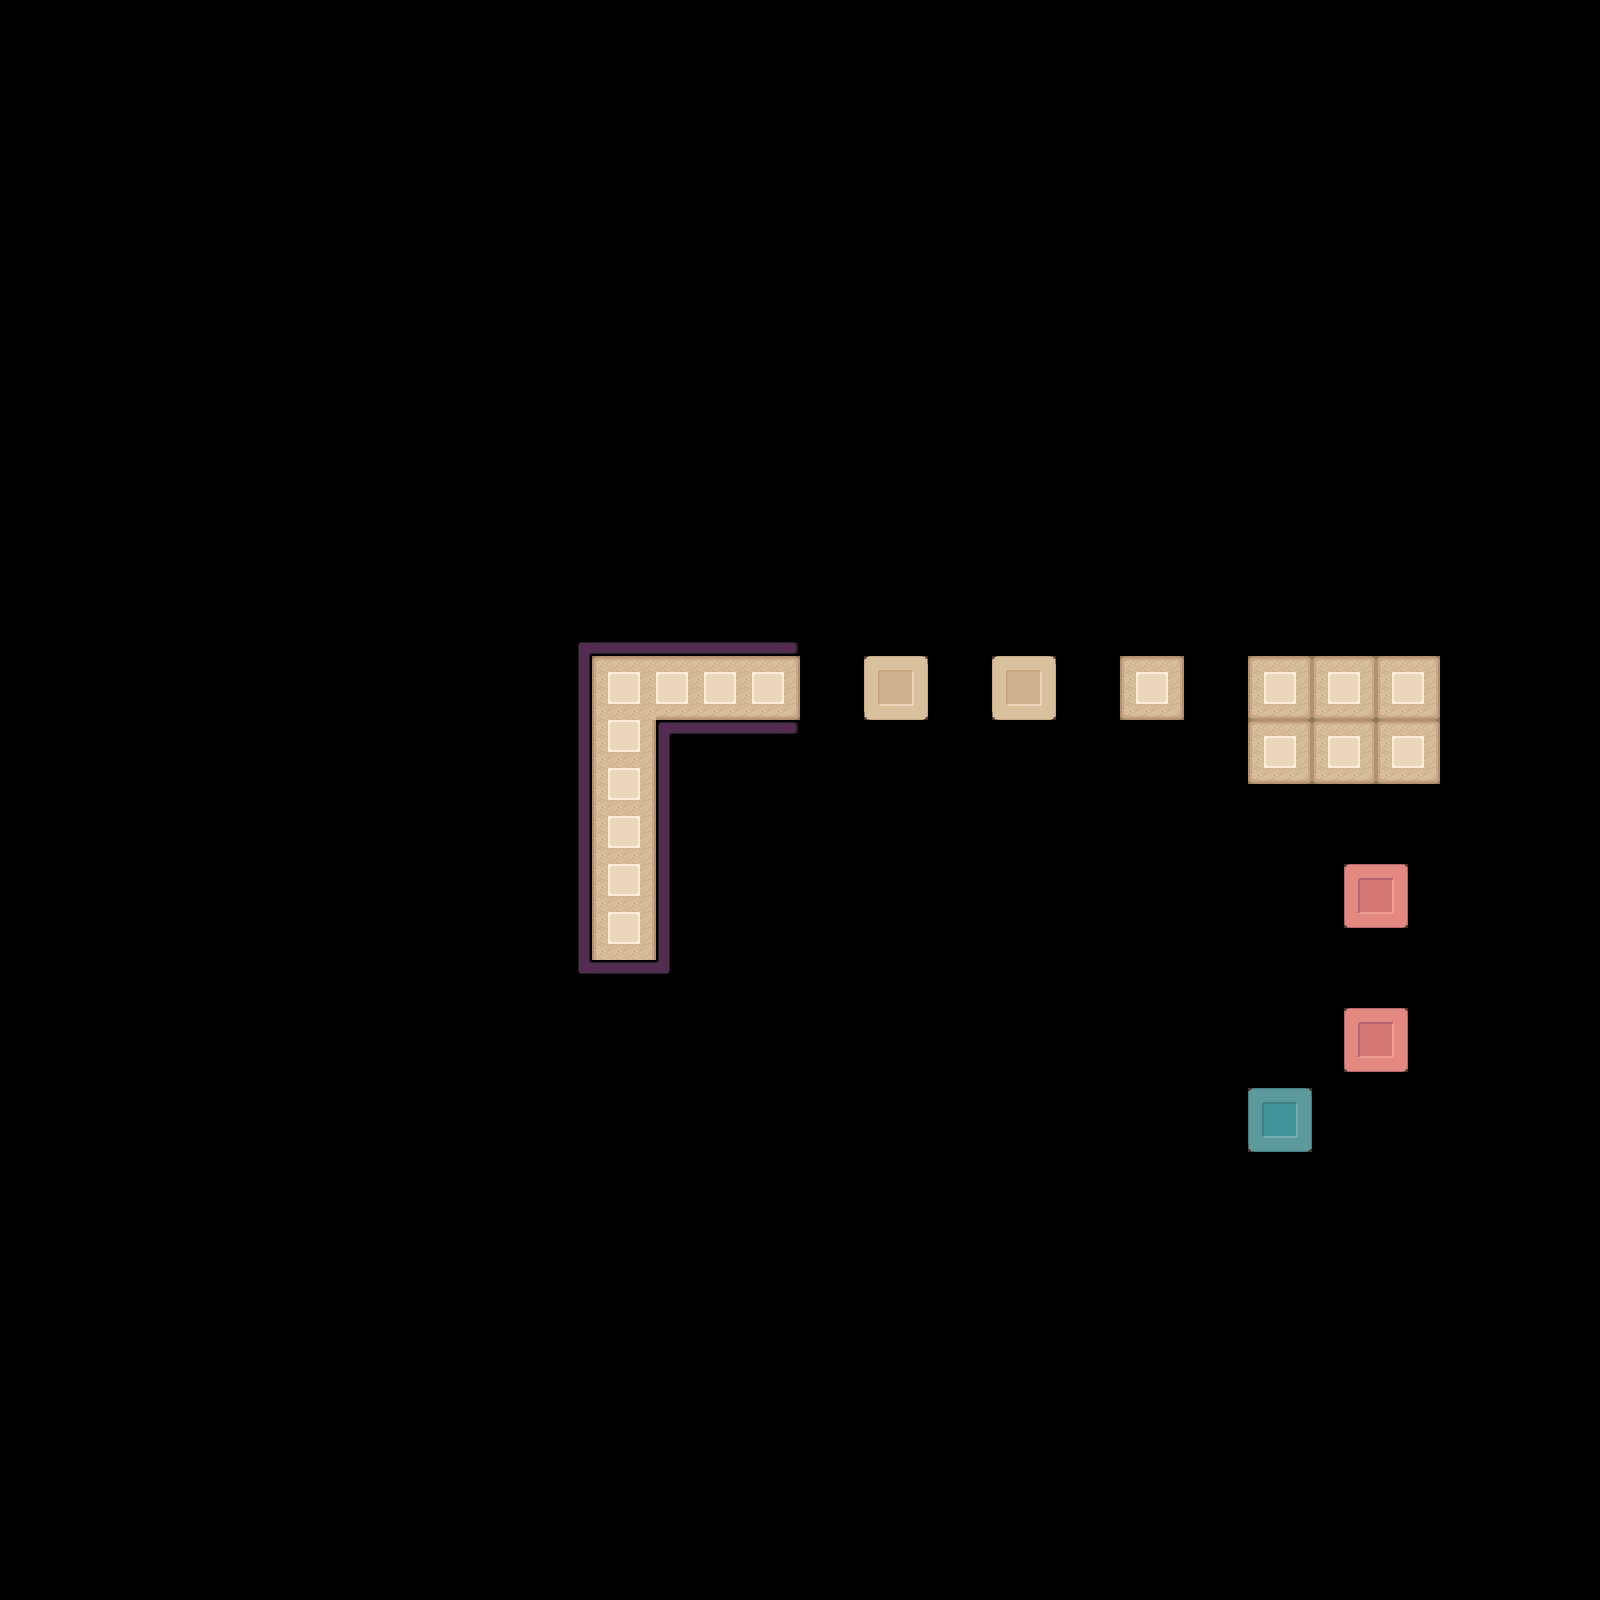

A level layout from a 2D game, rendered from its tile map. Below: a short description, then the map file with tile-grid data replaced by summaries:
An orthogonal 100x100 tile map with 16x16 px tiles, 1 tile layer (map) and 42 objects.

<map version="1.0" orientation="orthogonal" renderorder="right-down" width="100" height="100" tilewidth="16" tileheight="16" nextobjectid="95">
 <tileset firstgid="1" name="tilemap" tilewidth="16" tileheight="16" tilecount="324">
  <image source="tilemap.png" trans="aaff7f" width="288" height="288" />
 </tileset>
 <layer name="map" width="100" height="100">
  <data>[10000 cells, 366 non-empty, 71 distinct tile ids]</data>
 </layer>
 <objectgroup color="#ff3318" name="deadArea">
  <object id="1" x="811.758" y="604" width="39.1512" height="139.878" />
  <object id="2" x="1201.33" y="617.667" width="26.67" height="428.333" />
  <object id="4" x="799" y="733.333" width="429" height="45.3333" />
  <object id="5" x="1071.91" y="629.667" width="33.09" height="113.333" />
  <object id="7" x="941.636" y="616" width="35.364" height="126" />
  <object id="8" x="798.667" y="591.333" width="677.333" height="47.3333" />
  <object id="9" x="1164.67" y="849.667" width="161.997" height="219.333" />
  <object id="10" x="1222.67" y="803.667" width="286.33" height="45.3333" />
  <object id="14" x="1457.67" y="591" width="52.3333" height="234" />
  <object id="19" x="1423.33" y="840.33" width="84.67" height="411.67" />
  <object id="20" x="1126" y="1035" width="103.333" height="142" />
  <object id="22" x="1224" y="1170.33" width="210" height="81.6667" />
  <object id="57" x="1327.67" y="1089" width="113.333" height="104" />
  <object id="59" x="1325" y="1064.33" width="4.33333" height="28.6667" />
  <object id="61" x="1320.33" y="939.667" width="117.333" height="56" />
 </objectgroup>
 <objectgroup color="#0055ff" name="spawner">
  <object id="41" x="1007.67" y="672.667" width="34" height="28">
   <properties>
    <property name="type" value="robot3" />
   </properties>
  </object>
  <object id="42" x="1264.67" y="1104.67" width="34" height="28">
   <properties>
    <property name="type" value="robot3" />
   </properties>
  </object>
  <object id="44" x="879.667" y="672.667" width="34" height="28">
   <properties>
    <property name="type" value="robot2" />
   </properties>
  </object>
  <object id="45" x="738.667" y="672.667" width="34" height="28">
   <properties>
    <property name="type" value="robot" />
   </properties>
  </object>
  <object id="46" x="1135.67" y="674.667" width="34" height="28">
   <properties>
    <property name="type" value="robot3" />
   </properties>
  </object>
  <object id="47" x="679.667" y="673.667" width="34" height="28">
   <properties>
    <property name="type" value="robot" />
   </properties>
  </object>
  <object id="77" x="1276" y="683.333" width="20" height="18.6667" />
  <object id="78" x="1396.67" y="746.667" width="19.3333" height="19.3333" />
 </objectgroup>
 <objectgroup name="moving">
  <object id="63" x="779.5" y="680.5" width="9.5" height="10.5" />
  <object id="64" x="619.5" y="683" width="8.5" height="8" />
  <object id="65" x="618.5" y="881" width="8.5" height="9" />
  <object id="79" x="1273.33" y="746" width="13.3333" height="12" />
  <object id="80" x="1400.67" y="684" width="12.6667" height="11.3333" />
  <object id="81" x="1272.67" y="680" width="14" height="12" />
  <object id="84" x="1406" y="750" width="10" height="10.6667" />
  <object id="86" x="1337.33" y="713.333" width="15.3333" height="14.6667" />
  <object id="87" x="617.333" y="749.333" width="11.3333" height="10" />
  <object id="88" x="619.333" y="816.667" width="10" height="11.3333" />
  <object id="89" x="697.333" y="682.667" width="10" height="9.33333" />
 </objectgroup>
 <objectgroup color="#55aa00" name="bonuses">
  <object id="48" x="1357" y="1020" width="38" height="38">
   <properties>
    <property name="type" value="health" />
   </properties>
  </object>
  <object id="49" x="1353" y="875" width="41" height="39">
   <properties>
    <property name="type" value="health" />
   </properties>
  </object>
  <object id="50" x="616" y="847.5" width="15.5" height="18">
   <properties>
    <property name="type" value="coins" />
   </properties>
  </object>
  <object id="91" x="616.25" y="775.5" width="15.5" height="18">
   <properties>
    <property name="type" value="health" />
   </properties>
  </object>
  <object id="92" x="615.25" y="707.5" width="15.5" height="18">
   <properties>
    <property name="type" value="coins" />
   </properties>
  </object>
  <object id="93" x="653.75" y="677.5" width="15.5" height="18">
   <properties>
    <property name="type" value="coins" />
   </properties>
  </object>
  <object id="94" x="718.25" y="677" width="15.5" height="18">
   <properties>
    <property name="type" value="coins" />
   </properties>
  </object>
 </objectgroup>
 <objectgroup color="#ffaa00" name="player">
  <object id="55" x="609.667" y="914.667" width="24.6667" height="22.6667">
   <properties>
    <property name="spawn_player" value="true" />
   </properties>
  </object>
 </objectgroup>
</map>
